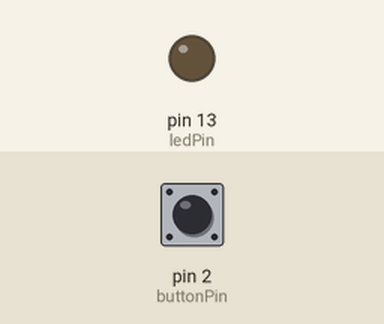
The sketch below on a simulated Arduino Uno, built with avr-gcc and run on an emulated ATmega328P. Shown: output pins drawn as LEDs (lit = HIGH). The test bench sets the inputs (shaded band); at power-on: pin 2 (buttonPin) HIGH. What the sketch prints to the serial monitor is not drawn.

Above: at 1.2 s.
1.3 s: pin 2 (buttonPin) pulled LOW for 0.15 s
At 1.7 s:
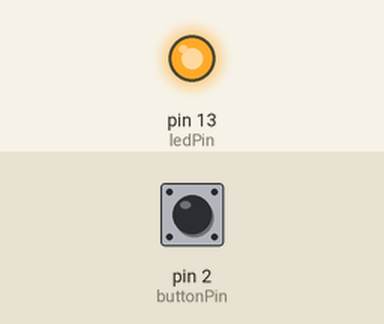
Timing chart, 0 to 10.4 s (numbered marks = the images above; inputs shaded):
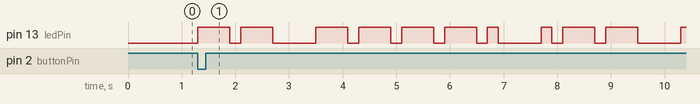

The sketch:

cw_keyer.ino
```cpp
// --- CW KEYER WITH PUSH BUTTON ---
// Wavewizards.org M9WWA
// This sketch turns a push-button into a Morse code keyer.
// When pressed, it sends your callsign in Morse code.
// Uses a simple momentary switch connected to pin 2.

// Hardware:
// - Push-button connected between pin 2 and GND
// - 10kΩ pull-down resistor (optional but recommended)
// - LED on pin 13 (optional for visual feedback)

// Define pins
const int buttonPin = 2;     // Push-button connected to digital pin 2
const int ledPin = 13;       // Built-in LED on pin 13 (optional)

// Define your callsign
const char callsign[] = "M9WWA";

// Morse code timing
const int dotDuration = 200;     // 200ms = 1 dot
const int dashDuration = 600;    // 600ms = 1 dash
const int spaceDuration = 200;   // Space between dots/dashes
const int letterSpace = 600;     // Space between letters
const int wordSpace = 1200;      // Space between words

// Morse code lookup table (A-Z, 0-9)
const char* morseCode[] = {
  ".-",   "-...", "-.-.", "-..",  ".",    "..-.", "--.",  "....", "..",   ".---",  // A-J
  "-.-",  ".-..", "--",   "-.",   "---",  ".--.", "--.-", ".-.",  "...",  "-",     // K-T
  "..-",  "...-", ".--",  "-..-", "-.--", "--..", "-----", ".----", "..---", "...--", // U-Z, 0-4
  "....-", ".....", "-....", "--...", "---..", "----."  // 5-9
};

// Helper: send a dot
void sendDot() {
  digitalWrite(ledPin, HIGH);
  delay(dotDuration);
  digitalWrite(ledPin, LOW);
  delay(spaceDuration);
}

// Helper: send a dash
void sendDash() {
  digitalWrite(ledPin, HIGH);
  delay(dashDuration);
  digitalWrite(ledPin, LOW);
  delay(spaceDuration);
}

// Helper: send a character in Morse
void sendMorseChar(char c) {
  if (c >= 'A' && c <= 'Z') {
    int index = c - 'A';
    const char* code = morseCode[index];
    for (int i = 0; code[i] != '\0'; i++) {
      if (code[i] == '.') {
        sendDot();
      } else if (code[i] == '-') {
        sendDash();
      }
    }
  } else if (c >= '0' && c <= '9') {
    int index = c - '0' + 26;
    const char* code = morseCode[index];
    for (int i = 0; code[i] != '\0'; i++) {
      if (code[i] == '.') {
        sendDot();
      } else if (code[i] == '-') {
        sendDash();
      }
    }
  }
  delay(letterSpace);  // Space between letters
}

// Setup function: runs once
void setup() {
  pinMode(buttonPin, INPUT_PULLUP);  // Use internal pull-up resistor
  pinMode(ledPin, OUTPUT);
  Serial.begin(9600);
  Serial.println("CW Keyer Ready - Press button to send callsign");
}

// Main loop
void loop() {
  // Read button state (LOW = pressed, HIGH = released)
  if (digitalRead(buttonPin) == LOW) {
    // Button is pressed — send the callsign
    for (int i = 0; callsign[i] != '\0'; i++) {
      char c = callsign[i];
      if (c >= 'a' && c <= 'z') {
        c = c - 'a' + 'A';  // Convert to uppercase
      }
      sendMorseChar(c);
    }
    delay(wordSpace);  // Wait before allowing next send
    while (digitalRead(buttonPin) == LOW) {
      // Wait until button is released
      delay(10);
    }
  }
}
```

Measured:
- after the input at 1.3 s, pin 13 (ledPin): LOW → HIGH at once, → LOW 0.60 s later, → HIGH 0.20 s later, → LOW 0.60 s later, … (21 changes in this stretch)
